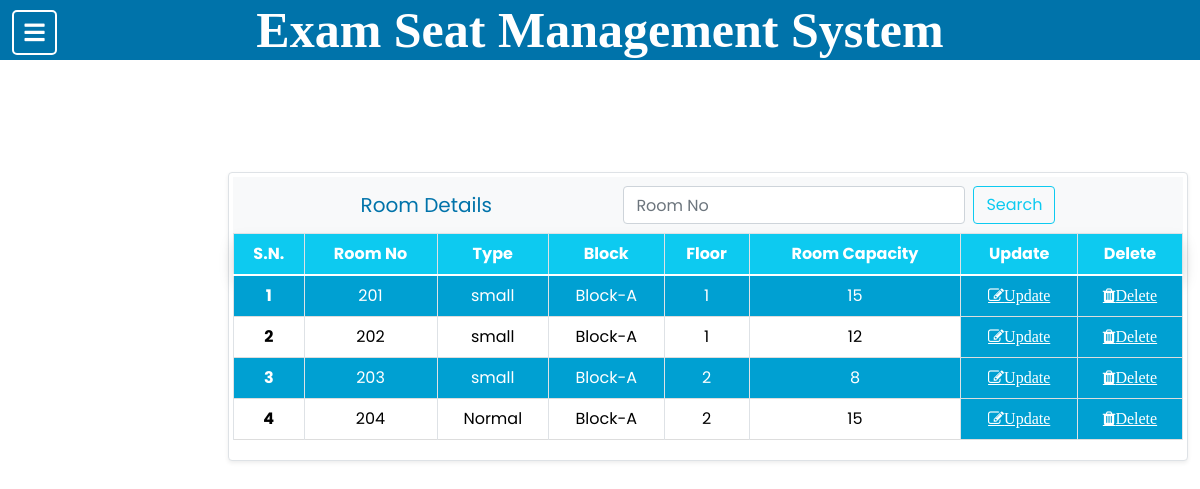
Screenshot of /nav/nav_room.php (signed in) with the database file from the repository.
### tables this page shows
CREATE TABLE `room` (
  `room_id` int(5) NOT NULL,
  `room_no` int(5) NOT NULL,
  `room_type` varchar(50) NOT NULL,
  `block` varchar(50) NOT NULL,
  `floor` varchar(50) NOT NULL,
  `room_capacity` int(5) NOT NULL
);

### view/view_room.php (the view, shortened to what this page needs)
<!DOCTYPE html>
<html lang="en">
<head>
    <link rel="stylesheet" href="https://cdn.jsdelivr.net/npm/bootstrap@4.3.1/dist/css/bootstrap.min.css">
    <link href="https://cdn.jsdelivr.net/npm/bootstrap@5.0.2/dist/css/bootstrap.min.css" rel="stylesheet">
    <link rel="stylesheet" href="https://cdnjs.cloudflare.com/ajax/libs/font-awesome/5.15.3/css/all.min.css" />
    <link rel="stylesheet" href="https://cdnjs.cloudflare.com/ajax/libs/font-awesome/4.7.0/css/font-awesome.min.css">
    <link rel="stylesheet" href="../CSS/navtest.css">
    <link rel="stylesheet" href="../CSS/view.css">
</head>
<body>
    <?php
    include("../connection.php");
    $sql = "SELECT * FROM room;";
    $result = mysqli_query($connection, $sql) or die("Querry Failed! " . mysqli_error($connection));
    ?>
    <div class="fixed-top row border shadow-sm p-1 mb-1 bg-body rounded" id="container">
        <nav class="navbar navbar-light bg-light">
            <a class="navbar-brand">Room Details</a>
            <form name="myForm" class="form-inline" accept="" onsubmit="return validation()" method="post">
                <input class="form-control mr-sm-2" type="search" name="search_room" placeholder="Room No" aria-label="Search">
                <button class="btn btn-outline-info my-2 my-sm-0" name="search" type="submit">Search</button>
            </form>
        </nav>
        <table class="table table-bordered" id="table">
            <thead>
                <tr class="shadow p-3 mb-5 bg-info rounded">
                    <th scope="col">S.N.</th>
                    <th scope="col">Room No</th>
                    <th scope="col">Type</th>
                    <th scope="col">Block</th>
                    <th scope="col">Floor</th>
                    <th scope="col">Room Capacity</th>
                    <th scope="col">Update</th>
                    <th scope="col">Delete</th>
                </tr>
            </thead>
            <tbody>
                <tr>
                    <?php
                    if (isset($_POST["search"])) {
                        $flag = true;
                        $search_room = $_POST["search_room"];
                        if (!is_numeric($search_room)) {
                            echo "<script>
                            alert(\"Invalid Room\");
                            window.location =\"../nav/nav_room.php\";
                            </script>";
                        } else {
                            $sql_search = "SELECT * FROM room WHERE room_no=" . $search_room . ";";
                            $search_result = mysqli_query($connection, $sql_search) or die("Querry Failed! " . mysqli_error($connection));
                            if ($flag) {
                                $count = 0;
                                if (mysqli_num_rows($search_result) > 0) {
                                    while ($row = mysqli_fetch_assoc($search_result)) {
                                        echo ("<th>" . ++$count . "</th>");
                                        echo "<td>" . $row['room_no'] . "</td>";
                                        echo "<td>" . $row['room_type'] . "</td>";
                                        echo "<td>" . $row['block'] . "</td>";
                                        echo "<td>" . $row['floor'] . "</td>";
                                        echo "<td>" . $row['room_capacity'] . "</td>";
                    ?>
                                        <th id="update"><a href='../nav/nav_update_room.php? room_id="<?php echo ($row["room_id"]) ?>"' class="fa fa-pencil-square-o" aria-hidden="true">Update</a></th>
                                        <th id="delete"><a href='../delete/delete_room.php? room_id="<?php echo ($row["room_id"]) ?>"' class="fa fa-trash" aria-hidden="true" onclick='return check_delete()'>Delete</a></th>
                            <?php echo ("</tr>");
                                    }
                                } else {
                                    echo ("<th colspan='8'><h2 class='text-danger'>***No Room***</h2></th>");
                                }
                            }
                        }
                    } else {
                        $count = 0;
                        while ($row = mysqli_fetch_assoc($result)) {
                            echo ("<th>" . ++$count . "</th>");
                            echo "<td>" . $row['room_no'] . "</td>";
                            echo "<td>" . $row['room_type'] . "</td>";
                            echo "<td>" . $row['block'] . "</td>";
                            echo "<td>" . $row['floor'] . "</td>";
                            echo "<td>" . $row['room_capacity'] . "</td>";
                            ?>
                            <th id="update"><a href='../nav/nav_update_room.php? room_id="<?php echo ($row["room_id"]) ?>"' class="fa fa-pencil-square-o" aria-hidden="true">Update</a></th>
                            <th id="delete"><a href='../delete/delete_room.php? room_id="<?php echo ($row["room_id"]) ?>"' class="fa fa-trash" aria-hidden="true" onclick='return check_delete()'>Delete</a></th>
                    <?php echo ("</tr>");
                        }
                    } ?>
            </tbody>
        </table>
    </div>
</body>
</html>

### Nav/nav_room.php (shortened to what this page needs)
<!DOCTYPE html>
<html lang="en" dir="ltr">
<head>
   <link rel="stylesheet" href="../CSS/navbar.css">
   <link rel="stylesheet" href="https://cdnjs.cloudflare.com/ajax/libs/font-awesome/5.15.3/css/all.min.css" />
   <link rel="stylesheet" href="https://cdnjs.cloudflare.com/ajax/libs/font-awesome/4.7.0/css/font-awesome.min.css">
   <link rel="stylesheet" href="../CSS/navtest.css">
</head>
<body>
   <?php include("../header.php") ?>
   <div class="wrapper">
      <label for="btn" class="menu-btn">
         <i class="fas fa-bars"></i>
      </label>
   </div>
   <div class="content">
      <div class="view"><?php include("../view/view_room.php") ?></div>
   </div>
</body>
</html>

### header.php (shortened to what this page needs)
<!DOCTYPE html>
<html lang="en">
<head>
    <link rel="stylesheet" href="https://cdn.jsdelivr.net/npm/bootstrap@4.1.3/dist/css/bootstrap.min.css">
</head>
<body>
    <div>
        <h1 id="main_header">Exam Seat Management System</h1>
    </div>
</body>
</html>

### CSS/navbar.css (style rules this page uses)
* { margin: 0; padding: 0; box-sizing: border-box; font-family: 'Poppins', sans-serif; }
.wrapper { height: 100%; width: 300px; position: absolute; overflow: hidden; }
.wrapper .menu-btn { position: fixed; left: 1%; top: 10px; background: #0073aa; color: #fff; height: 45px; width: 45px; z-index: 9999; border: 2px solid #ffffff; border-radius: 5px; cursor: pointer; display: flex; align-items: center; justify-content: center; transition: all 0.3s ease; }
.wrapper .menu-btn i { position: absolute; font-size: 23px; transition: all 0.3s ease; }
.content { position: absolute; top: 50%; left: 50%; transform: translate(-50%,-50%); color: #0073aa; z-index: -1; width: 100%; text-align: center; }

### CSS/view.css (style rules this page uses)
tr:nth-child(odd) { background-color: #00a0d2; border-bottom: 1px solid #dddddd; color: white; }
a:link { color: white; }
#update, #delete { background-color: #00a0d2; text-align: center; }
#container { width: 80%; margin-left: 19%; margin-top: -19%; }
#table { margin-right: 2%; width: 100%; position: sticky; }
table thead { padding: 50%; }

### header.php (style rules this page uses)
* { margin: auto; }
#main_header { margin: auto; position: fixed; width: 100%; background-color: #0073aa; color: #ffffff; text-align: center; height: 60px; font-family: serif; font-weight: bold; font-size: 50px; }

### rows the page displays
room: room_no "201", room_type "small", block "Block-A", floor "1", room_capacity "15"
room: room_no "202", room_type "small", block "Block-A", floor "1", room_capacity "12"
room: room_no "203", room_type "small", block "Block-A", floor "2", room_capacity "8"
room: room_no "204", room_type "Normal", block "Block-A", floor "2", room_capacity "15"
